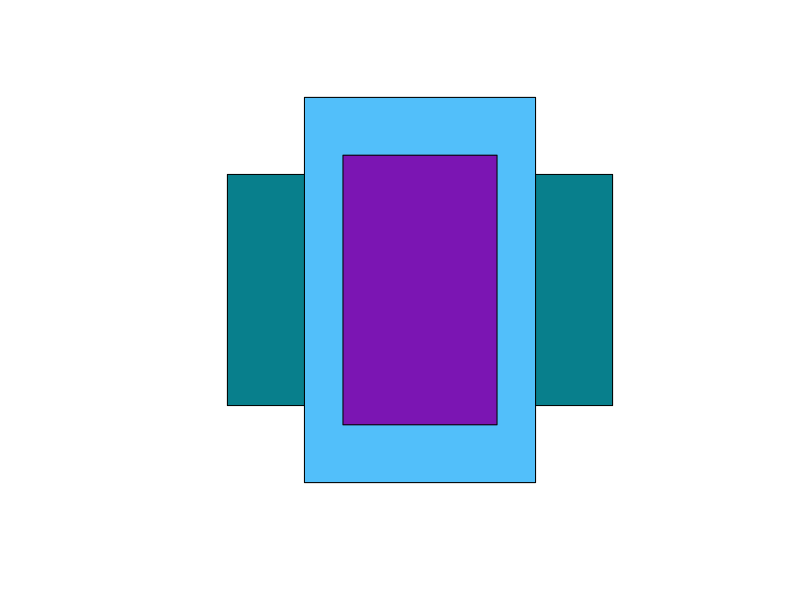
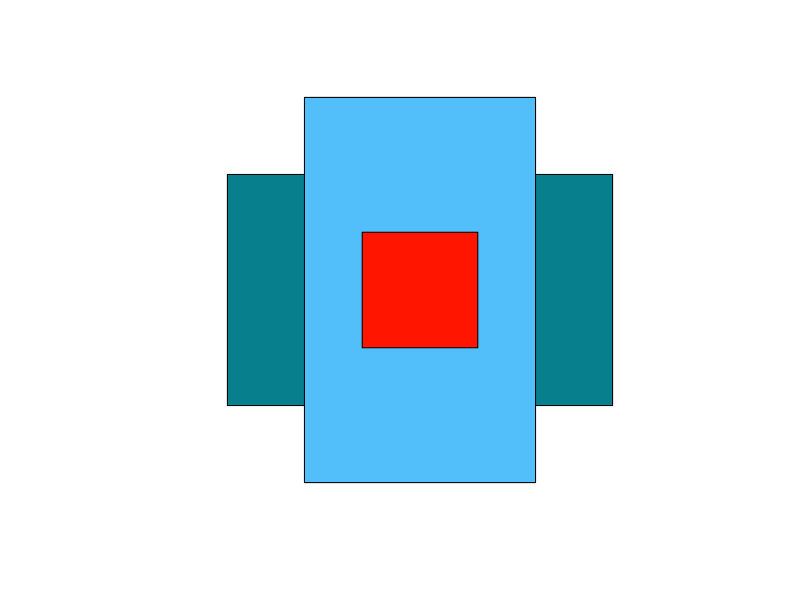

The R source for these figures, in order:
## ---- chunk 1
squareGivenValue <- function(val) {
    val <- val ^ 2
    return(val)
}

val <- 3
cat("If you square", val,", you get", squareGivenValue(val))
## ---- chunk 2
maxRepetitions <- function(v) {
     repetition <- 1
     testvector <- c(0)
     k <- 1
  for (i in 2:length(v)){
    if (v[i] == v[i-1]){
      repetition <- repetition + 1
    }
      else {
        testvector[k] <- repetition
        repetition <- 1
        k + 1
      }
  i+1 
  }
  testvector[k+1] <- repetition    
  return (max(testvector))
}

## for testing it:
## maxRepetitions(repLenX)
repLen4 <- c("a","a","a","b","b","b","b","a","a")
repLen5 <- c("a","a","a","b","b","b","b","a","a","a","a","a")
repLen1 <- c("a","b","a","b","a")

if (maxRepetitions(repLen4) == 4) {
    cat("maxRepetitions() gave a correct answer.")
} else {
    cat("maxRepetitions() gave an incorrect answer.")
}

## ---- chunk 3
birthday <- "01-06-1970"
calcBirthdayColor <- function(bd) {

    BDNumbers <- as.numeric(unlist(strsplit(bd, split = '-'))) #vector of length = 3, containing numeric values
## I standardized the colorvalues so that the whole spectrum of the rgb color values is used.
## Standardized color values (by 1/X -> X=31/12/100)
    STNumbers <- rgb(0.03225806*BDNumbers[1], 0.08333333*BDNumbers[2], 0.01*(BDNumbers[3]-1915))
  return(STNumbers) # returns the rgb value
}


plot(0,type="n",axes=FALSE,ylab="",xlab="", xlim=c(-10,10),ylim=c(-10,10),asp=1)
## Some birthday color:
rect(-10,-6,10,6,col=calcBirthdayColor(birthday))
## And the color of someones son:
rect(-6,-10,6,10,col=calcBirthdayColor("10-09-2013"))
## And the color of someone else:
rect(-4,-7,4,7,col=calcBirthdayColor("15-01-1985"))
## ---- chunk 4
plot(0,type="n",axes=FALSE,ylab="",xlab="", xlim=c(-10,10),ylim=c(-10,10),asp=1)
rect(-10,-6,10,6,col=calcBirthdayColor(birthday))
## And the color of my hypotheical son:
rect(-6,-10,6,10,col=calcBirthdayColor("10-09-2013"))
## And the color of my self:
rect(-3,-3,3,3,col=calcBirthdayColor("31-01-1915"))

## ---- chunk 5
converter <- function (Celcius = -999, Fahrenheit = -999){  # default values -999
  if (Celcius != -999 && Fahrenheit != -999){
    print("Please enter only one value at a time.")
  }
  else if (Celcius != -999){  
      C2F <- ((Celcius*9)/5)+32
      cat(Celcius, "degrees Celcius is equal to", C2F, "degrees Fahrenheit")
  }
  else if (Fahrenheit != -999){
      F2C <- ((Fahrenheit - 32)*5)/9
      cat(Fahrenheit, "degrees Fahrnheit is equal to", F2C, "degrees Celcius")
  } 
  else if (Fahrenheit == -999 || Celcius == -999){
    print("Please enter the value you want to have converted")
  }
}
#converter(13,)
#converter(,54)
#converter(12,18)
#converter(,)
